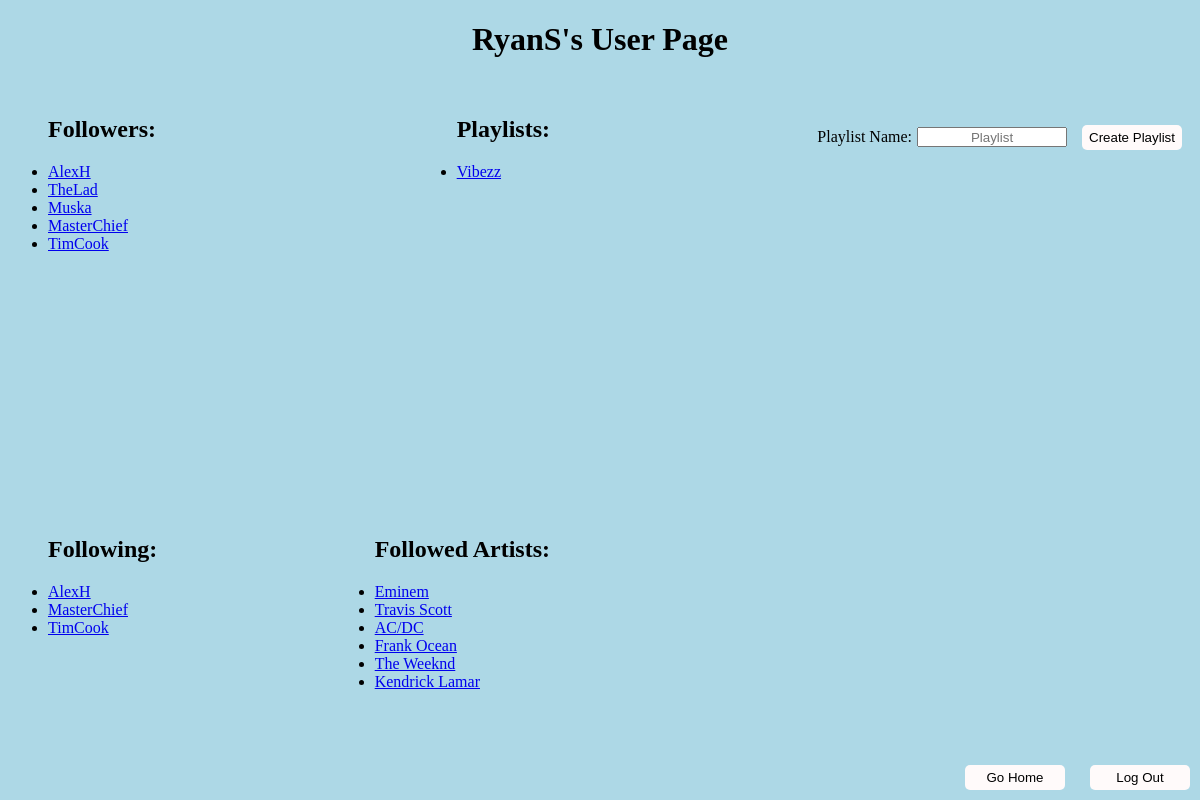
/user/RyanS (signed in), run on an earlier commit of the app's database.
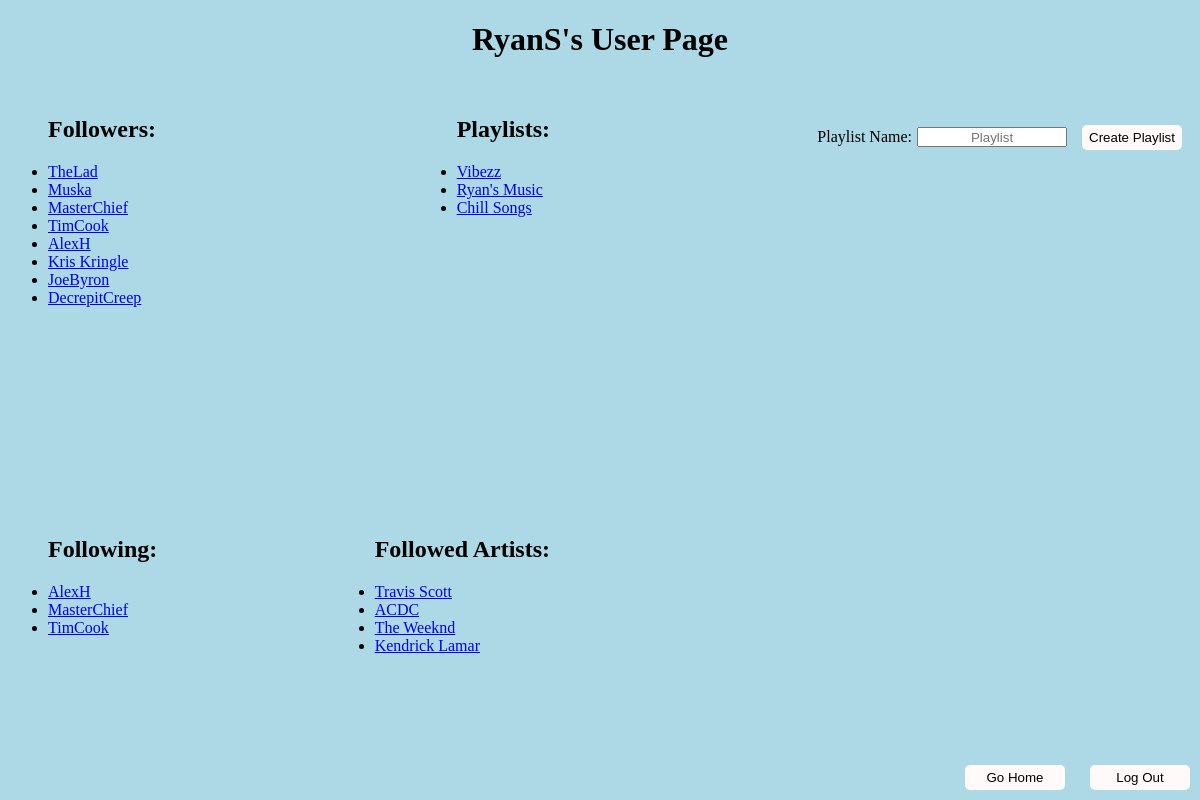
And on a later commit of the database.
### runner.py (models this page shows, shortened)
class Users(UserMixin, db.Model):
    __tablename__ = "Users"
    id = db.Column(db.Integer, primary_key = True)
    username = db.Column(db.String, nullable = False)
    password = db.Column(db.String, nullable = False)

class Playlists(db.Model):
    __tablename__ = "Playlists"
    id = db.Column(db.Integer, primary_key = True)
    userkey = db.Column(db.Integer, nullable = False)
    name = db.Column(db.String, nullable = False)
    public = db.Column(db.Integer, nullable = False)

class Artists(db.Model):
    __tablename__ = "Artists"
    id = db.Column(db.Integer, primary_key = True)
    name = db.Column(db.String, nullable = False)

### runner.py (the view, shortened to what this page needs)
@app.route("/user/<username>", methods = ["GET", "POST", "DELETE"])
@login_required
def userpage(username):
    username = username.replace("%20", " ")
    user = Users.query.filter_by(username = username).first()
    if request.method == "GET":
        isUser = False
        isFollowing = False
        if user is not None:
            if user.id == current_user.id:
                isUser = True
            following = Followers.query.filter_by(user = current_user.id, followed = user.id).first()
            if following is not None:
                isFollowing = True
            if request.method == "GET":
                listFollowers = []
                listFollowing = []
                listPlaylists = []
                listArtists = []
                followers = Followers.query.filter_by(followed = user.id)
                following = Followers.query.filter_by(user = user.id)
                for follower in followers:
                    temp = Users.query.filter_by(id = follower.user).first()
                    listFollowers.append(temp.username)
                for follower in following:
                    temp = Users.query.filter_by(id = follower.followed).first()
                    listFollowing.append(temp.username)
                if (current_user.id == user.id):
                    playlists = Playlists.query.filter_by(userkey = user.id)
                    for playlist in playlists:
                        listPlaylists.append(playlist.name)
                else:
                    playlists = Playlists.query.filter_by(userkey = user.id, public = 1)
                    for playlist in playlists:
                        listPlaylists.append(playlist.name)
                followedArtists = FollowersArtists.query.filter_by(userkey = user.id)
                for artist in followedArtists:
                    temp = Artists.query.filter_by(id = artist.artistkey).first()
                    listArtists.append(temp.name)
                return render_template("users.html", username = username, isUser = isUser, followers = listFollowers,
                                        following = listFollowing, playlists = listPlaylists, artists = listArtists, isFollowing = isFollowing)
    elif request.method == "DELETE":
        follow = Followers.query.filter_by(user = current_user.id, followed = user.id).first()
        if follow is not None:
            db.session.delete(follow)
            db.session.commit()
            return "success"

### runner.py (called while the page is built)
@login_manager.user_loader
def load_user(user_id):
    return Users.query.filter_by(id = user_id).first()

### templates/users.html (shortened to what this page needs)
<!DOCTYPE html>
<html lang = 'en'>
    <head>
        <link href="../static/stylesheet.css" rel="stylesheet">
    </head>
    <body>
        <h1 class="center">{{username}}'s User Page</h1>
        <ul class = "upperLeft" type = "disc">
            <h2 class = "center">Followers:</h2>
            {% if not followers %}
                <li>No followers :(</li>
            {% else %}
                {% for follower in followers %}
                    <li><a href = "/user/{{follower}}">{{follower}}</a></li>
                {% endfor %}
            {% endif %}
        </ul>
        <ul class = "bottomLeft" type = "disc">
            <h2 class = "center">Following:</h2>
            {% if not following %}
                <li>Not following anyone :(</li>
            {% else %}
                {% for follower in following %}
                    <li><a href = "/user/{{follower}}">{{follower}}</a></li>
                {% endfor %}
            {% endif %}
        </ul>
        <ul class = "upperRight" type = "disc">
            <h2 class = "center">Playlists:</h2>
            {% if not playlists %}
                <li>No playlists to show :(</li>
            {% else %}
                {% for playlist in playlists %}
                    <li><a href = "/playlist/{{playlist}}">{{playlist}}</a></li>
                {% endfor %}
            {% endif %}
        </ul>
        <ul class = "bottomRight" type = "disc">
            <h2 class = "center">Followed Artists: </h2>
            {% if not artists %}
                <li>No followed artists :(</li>
            {% else %}
                {% for artist in artists %}
                    <li><a href = "/artist/{{artist}}">{{artist}}</a></li>
                {% endfor %}
            {% endif %}
        </ul>
        {% if isUser %}
            <div class = "right">
            <label for="playlistName">Playlist Name:</label><br>
            <input type="text" class = "textbox" id="newPlaylist" name="newPlaylist" placeholder="Playlist"><br>
            <button type="button" onclick="newPlaylist()">Create Playlist</button>
            </div>
        {% else %}
            {% if isFollowing %}
                <button type="button" class="follow" onclick="unfollowUser()">Unfollow</button>
            {% else %}
                <button type="button" class="follow" onclick="followUser()">Follow</button>
            {% endif %}
        {% endif %}
        <button type="button" class="home" onclick="goHome()">Go Home</button>
        <button type="button" class="exit" id="logout" onclick="logout()">Log Out</button>
    </body>
</html>

What changed in the data, as far as the page shows it:
no longer on this page (row unchanged): Artists: name "Eminem"
no longer on this page (row unchanged): Artists: name "Frank Ocean"
shown differently, row unchanged: Users "AlexH": moves down the list
added Users: username "Kris Kringle", shown under "Followers:"
now on this page (row unchanged): Users: username "JoeByron", shown under "Followers:"
added Users: username "DecrepitCreep", shown under "Followers:"
added Playlists: name "Ryan's Music"
added Playlists: name "Chill Songs"
changed Artists: name "AC/DC" → "ACDC"
